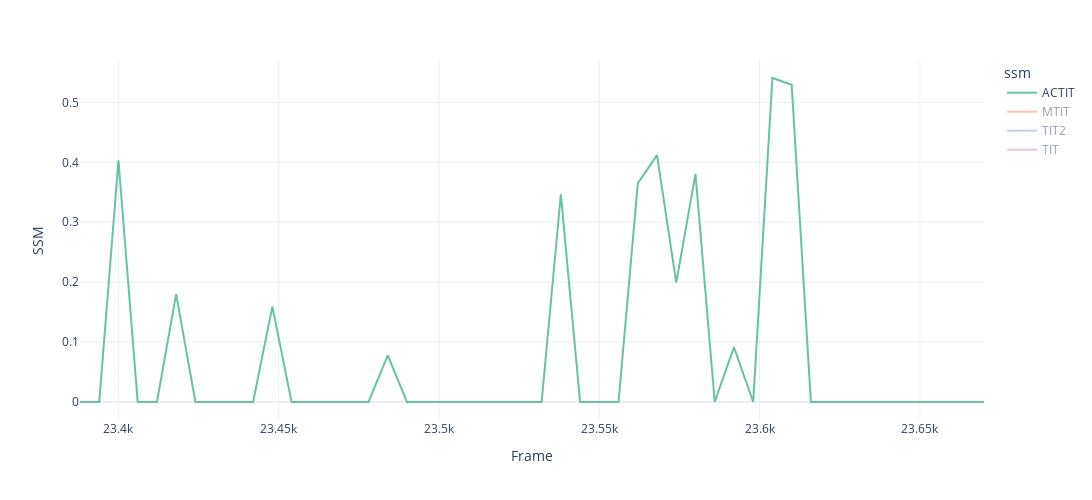
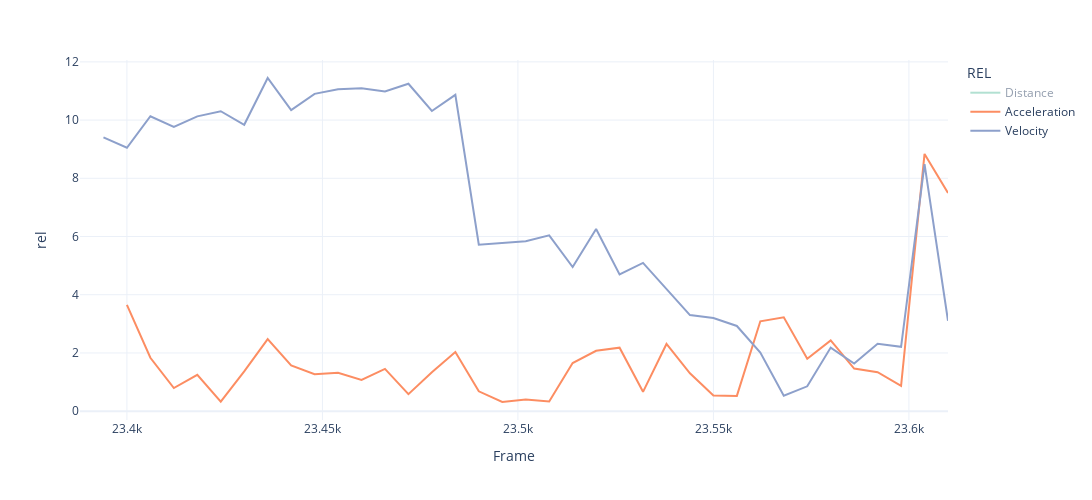

Notebook cell for these charts, in order:
### Code cell
Vehicle_ID = 1392

pv = pd.pivot_table(df[df['Vehicle ID'] == Vehicle_ID],
               index = ['Vehicle ID', 'frame'],
               values = ['TIT_0', 'MTIT_0', 'TIT2_0', 'ACTIT_0'])

pv.reset_index(inplace = True)
pv.rename({'TIT_0' : 'SSM_TIT', 'MTIT_0' : 'SSM_MTIT', 'TIT2_0' : 'SSM_TIT2', 'ACTIT_0' : 'SSM_ACTIT'}, axis = 1, inplace = True)
pv = pd.wide_to_long(pv, stubnames = ['SSM'], i = ['Vehicle ID', 'frame'], j = 'ssm', sep = '_', suffix = r'\w+').reset_index()

fig = px.line(pv, x = 'frame', y = 'SSM', color = 'ssm',
              template = 'plotly_white', 
              color_discrete_sequence = px.colors.qualitative.Set2,
              #title = f'Vehicle Trajectory : 공사구간 2개 차로 합류지점', 
              width = 1200, height = 500)

#fig.update_layout(showlegend = False)
fig.update_xaxes(title_text = 'Frame')
fig.update_yaxes(title_text = 'SSM')#, range = [0, 50])

fig.show()

#relative = 'LV0_relative_velocity'

pv2 = pd.pivot_table(df[df['Vehicle ID'] == Vehicle_ID],
               index = ['Vehicle ID', 'frame', 'LV0_ID'],
               values = ['LV0_D', 'LV0_rel_velocity', 'LV0_rel_acc'])
pv2.reset_index(inplace = True)
pv2.rename({'LV0_D' : 'rel_Distance', 'LV0_rel_velocity' : 'rel_Velocity', 'LV0_rel_acc' : 'rel_Acceleration'}, axis = 1, inplace = True)
pv2 = pd.wide_to_long(pv2, stubnames = ['rel'], i = ['Vehicle ID', 'frame', 'LV0_ID'], j = 'REL', sep = '_', suffix = r'\w+').reset_index()

fig2 = px.line(pv2, x = 'frame', y = 'rel', color = 'REL',
              template = 'plotly_white',
              color_discrete_sequence = px.colors.qualitative.Set2,
              #title = f'Vehicle Trajectory : 공사구간 2개 차로 합류지점', 
              width = 1200, height = 500)

fig2.update_xaxes(title_text = 'Frame')
#fig2.update_yaxes(title_text = relative)

fig2.show()

### Figure 1 — Plotly figure (JSON) as saved in the notebook; plotly's stock layout.template omitted (floating-point values rounded to 4 significant figures)
{"data": [{"hovertemplate": "ssm=ACTIT<br>frame=%{x}<br>SSM=%{y}<extra></extra>", "legendgroup": "ACTIT", "line": {"color": "rgb(102,194,165)", "dash": "solid"}, "marker": {"symbol": "circle"}, "mode": "lines", "name": "ACTIT", "orientation": "v", "showlegend": true, "type": "scatter", "x": [23388, 23394, 23400, 23406, 23412, 23418, 23424, 23430, 23436, 23442, 23448, 23454, 23460, 23466, 23472, 23478, 23484, 23490, 23496, 23502, 23508, 23514, 23520, 23526, 23532, 23538, 23544, 23550, 23556, 23562, 23568, 23574, 23580, 23586, 23592, 23598, 23604, 23610, 23616, 23622, 23628, 23634, 23640, 23646, 23652, 23658, 23664, 23670], "xaxis": "x", "y": [0, 0, 0.4032, 0, 0, 0.1799, 0, 0, 0, 0, 0.1592, 0, 0, 0, 0, 0, 0.07784, 0, 0, 0, 0, 0, 0, 0, 0, 0.3467, 0, 0, 0, 0.3647, 0.4119, 0.1991, 0.3808, 0, 0.09167, 0, 0.5407, 0.5294, 0, 0, 0, 0, 0, 0, 0, 0, 0, 0], "yaxis": "y"}, {"hovertemplate": "ssm=MTIT<br>frame=%{x}<br>SSM=%{y}<extra></extra>", "legendgroup": "MTIT", "line": {"color": "rgb(252,141,98)", "dash": "solid"}, "marker": {"symbol": "circle"}, "mode": "lines", "name": "MTIT", "orientation": "v", "showlegend": true, "type": "scatter", "visible": "legendonly", "x": [23388, 23394, 23400, 23406, 23412, 23418, 23424, 23430, 23436, 23442, 23448, 23454, 23460, 23466, 23472, 23478, 23484, 23490, 23496, 23502, 23508, 23514, 23520, 23526, 23532, 23538, 23544, 23550, 23556, 23562, 23568, 23574, 23580, 23586, 23592, 23598, 23604, 23610, 23616, 23622, 23628, 23634, 23640, 23646, 23652, 23658, 23664, 23670], "xaxis": "x", "y": [0, 0, 0, 0, 0, 0, 0, 0, 0, 0, 0, 0, 0, 0, 0, 0, 0, 0, 0, 0, 0, 0, 0, 0, 0, 0, 0, 0, 0, 0, 0, 0, 0, 0, 0, 0, 0, 0, 0, 0, 0, 0, 0, 0, 0, 0, 0, 0], "yaxis": "y"}, {"hovertemplate": "ssm=TIT2<br>frame=%{x}<br>SSM=%{y}<extra></extra>", "legendgroup": "TIT2", "line": {"color": "rgb(141,160,203)", "dash": "solid"}, "marker": {"symbol": "circle"}, "mode": "lines", "name": "TIT2", "orientation": "v", "showlegend": true, "type": "scatter", "visible": "legendonly", "x": [23388, 23394, 23400, 23406, 23412, 23418, 23424, 23430, 23436, 23442, 23448, 23454, 23460, 23466, 23472, 23478, 23484, 23490, 23496, 23502, 23508, 23514, 23520, 23526, 23532, 23538, 23544, 23550, 23556, 23562, 23568, 23574, 23580, 23586, 23592, 23598, 23604, 23610, 23616, 23622, 23628, 23634, 23640, 23646, 23652, 23658, 23664, 23670], "xaxis": "x", "y": [0, 0, 0, 0, 0, 0, 0, 0, 0, 0, 0, 0, 0, 0, 0, 0, 0, 0, 0, 0, 0, 0, 0, 0, 0, 0, 0, 0, 0, 0, 0, 0, 0, 0, 0, 0, 0, 0, 0, 0, 0, 0, 0, 0, 0, 0, 0, 0], "yaxis": "y"}, {"hovertemplate": "ssm=TIT<br>frame=%{x}<br>SSM=%{y}<extra></extra>", "legendgroup": "TIT", "line": {"color": "rgb(231,138,195)", "dash": "solid"}, "marker": {"symbol": "circle"}, "mode": "lines", "name": "TIT", "orientation": "v", "showlegend": true, "type": "scatter", "visible": "legendonly", "x": [23388, 23394, 23400, 23406, 23412, 23418, 23424, 23430, 23436, 23442, 23448, 23454, 23460, 23466, 23472, 23478, 23484, 23490, 23496, 23502, 23508, 23514, 23520, 23526, 23532, 23538, 23544, 23550, 23556, 23562, 23568, 23574, 23580, 23586, 23592, 23598, 23604, 23610, 23616, 23622, 23628, 23634, 23640, 23646, 23652, 23658, 23664, 23670], "xaxis": "x", "y": [0, 0, 0, 0, 0, 0, 0, 0, 0, 0, 0, 0, 0, 0, 0, 0, 0, 0, 0, 0, 0, 0, 0, 0, 0, 0, 0, 0, 0, 0, 0, 0, 0, 0, 0, 0, 0, 0, 0, 0, 0, 0, 0, 0, 0, 0, 0, 0], "yaxis": "y"}], "layout": {"height": 500, "legend": {"title": {"text": "ssm"}, "tracegroupgap": 0}, "margin": {"t": 60}, "width": 1200, "xaxis": {"anchor": "y", "autorange": true, "domain": [0, 1], "range": [23388, 23670], "title": {"text": "Frame"}, "type": "linear"}, "yaxis": {"anchor": "x", "autorange": true, "domain": [0, 1], "range": [-0.03004, 0.5707], "title": {"text": "SSM"}, "type": "linear"}}}

### Figure 2 — Plotly figure (JSON) as saved in the notebook; plotly's stock layout.template omitted (floating-point values rounded to 4 significant figures)
{"data": [{"hovertemplate": "REL=Distance<br>frame=%{x}<br>rel=%{y}<extra></extra>", "legendgroup": "Distance", "line": {"color": "rgb(102,194,165)", "dash": "solid"}, "marker": {"symbol": "circle"}, "mode": "lines", "name": "Distance", "orientation": "v", "showlegend": true, "type": "scatter", "visible": "legendonly", "x": [23388, 23394, 23400, 23406, 23412, 23418, 23424, 23430, 23436, 23442, 23448, 23454, 23460, 23466, 23472, 23478, 23484, 23490, 23496, 23502, 23508, 23514, 23520, 23526, 23532, 23538, 23544, 23550, 23556, 23562, 23568, 23574, 23580, 23586, 23592, 23598, 23604, 23610], "xaxis": "x", "y": [39.73, 40.25, 88.98, 89.51, 90.04, 90.57, 91.11, 91.61, 92.21, 92.75, 93.3, 93.87, 94.44, 95.02, 95.61, 96.15, 96.74, 45.43, 45.71, 46.01, 46.31, 46.55, 46.88, 47.13, 47.4, 47.63, 47.81, 47.99, 48.15, 48.23, 48.24, 48.2, 48.17, 48.19, 48.18, 48.14, 48.1, 48.09], "yaxis": "y"}, {"hovertemplate": "REL=Acceleration<br>frame=%{x}<br>rel=%{y}<extra></extra>", "legendgroup": "Acceleration", "line": {"color": "rgb(252,141,98)", "dash": "solid"}, "marker": {"symbol": "circle"}, "mode": "lines", "name": "Acceleration", "orientation": "v", "showlegend": true, "type": "scatter", "x": [23388, 23394, 23400, 23406, 23412, 23418, 23424, 23430, 23436, 23442, 23448, 23454, 23460, 23466, 23472, 23478, 23484, 23490, 23496, 23502, 23508, 23514, 23520, 23526, 23532, 23538, 23544, 23550, 23556, 23562, 23568, 23574, 23580, 23586, 23592, 23598, 23604, 23610], "xaxis": "x", "y": [null, null, 3.655, 1.835, 0.7937, 1.251, 0.3245, 1.368, 2.474, 1.569, 1.268, 1.317, 1.073, 1.452, 0.5844, 1.34, 2.031, 0.6815, 0.3148, 0.4033, 0.3354, 1.655, 2.076, 2.18, 0.6638, 2.309, 1.301, 0.5413, 0.5239, 3.087, 3.227, 1.797, 2.428, 1.462, 1.338, 0.866, 8.838, 7.497], "yaxis": "y"}, {"hovertemplate": "REL=Velocity<br>frame=%{x}<br>rel=%{y}<extra></extra>", "legendgroup": "Velocity", "line": {"color": "rgb(141,160,203)", "dash": "solid"}, "marker": {"symbol": "circle"}, "mode": "lines", "name": "Velocity", "orientation": "v", "showlegend": true, "type": "scatter", "x": [23388, 23394, 23400, 23406, 23412, 23418, 23424, 23430, 23436, 23442, 23448, 23454, 23460, 23466, 23472, 23478, 23484, 23490, 23496, 23502, 23508, 23514, 23520, 23526, 23532, 23538, 23544, 23550, 23556, 23562, 23568, 23574, 23580, 23586, 23592, 23598, 23604, 23610], "xaxis": "x", "y": [null, 9.406, 9.049, 10.13, 9.766, 10.13, 10.3, 9.838, 11.45, 10.34, 10.9, 11.06, 11.09, 10.98, 11.25, 10.31, 10.87, 5.721, 5.769, 5.837, 6.038, 4.953, 6.261, 4.7, 5.092, 4.194, 3.3, 3.2, 2.927, 2.011, 0.5317, 0.8536, 2.184, 1.639, 2.316, 2.212, 8.484, 3.103], "yaxis": "y"}], "layout": {"height": 500, "legend": {"title": {"text": "REL"}, "tracegroupgap": 0}, "margin": {"t": 60}, "width": 1200, "xaxis": {"anchor": "y", "autorange": true, "domain": [0, 1], "range": [23388, 23610], "title": {"text": "Frame"}, "type": "linear"}, "yaxis": {"anchor": "x", "autorange": true, "domain": [0, 1], "range": [-0.3036, 12.06], "title": {"text": "rel"}, "type": "linear"}}}
